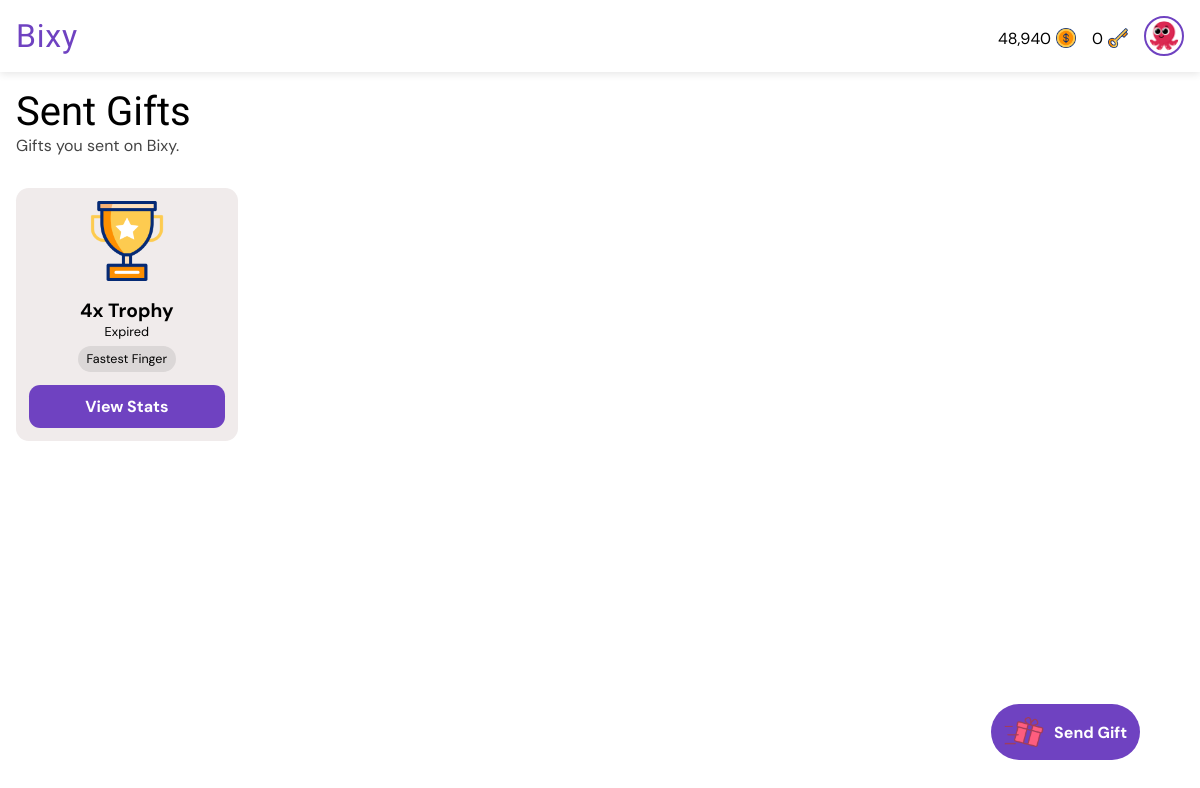
/gifts/sent/ (signed in), run on an earlier commit of the app's database.
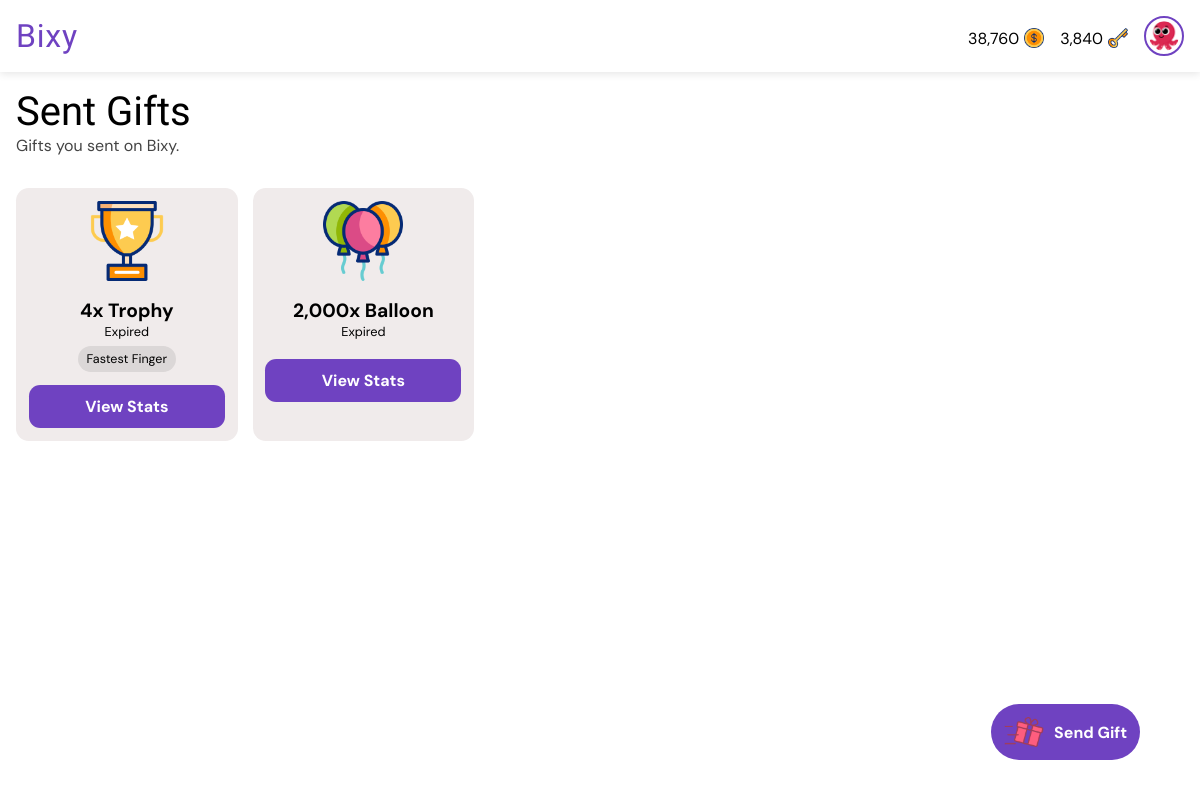
And on a later commit of the database.
### giftapp/models.py (models this page shows, shortened)
class User(AbstractUser):
    gender = models.CharField(max_length=6, choices=GENDERS, default=GENDERS[0][0])
    is_verified = models.BooleanField(default=False, help_text="If the user's email address is verified or not.")
    email = models.EmailField(unique=True, blank=False, null=False)
    new_email = models.EmailField(unique=False, blank=True, null=True)
    coins = models.PositiveIntegerField(default=0)
    won_coins = models.PositiveIntegerField(default=0)
    keys = models.PositiveIntegerField(default=0)
    verify_code = models.CharField(max_length=255, null=True, blank=True)
    change_email_code = models.CharField(max_length=255, null=True, blank=True)
    profile_pic = models.ForeignKey(ProfilePicture, on_delete=models.SET_NULL, related_name='owners', null=True)
    deactivated_at = models.DateTimeField(null=True, blank=True)
    USERNAME_FIELD = "email"
    REQUIRED_FIELDS = ["username"]

class ProfilePicture(models.Model):
    name = models.CharField(max_length=50, null=False, blank=False)
    image = models.ImageField(null=False, blank=False, upload_to='profile_pics')

class GiftTransaction(models.Model):
    gifter = models.ForeignKey(User, on_delete=models.CASCADE, related_name="gifts_sent")
    recipient = models.ForeignKey(User, on_delete=models.CASCADE, related_name="gifts_received", null=True, blank=True)
    gift = models.ForeignKey(Gift, on_delete=models.CASCADE, related_name='transactions')
    quantity = models.PositiveIntegerField(default=1, help_text="Number of this gift to buy.")
    early_claim_fee = models.PositiveIntegerField(default=0, help_text="Number of coins paid to claim the gift early if not dropped. FF gifts cannot have early claim fee greater than 0.")
    claim_fee = models.PositiveIntegerField(default=0, help_text="Number of coins paid to claim the gift if dropped.")
    paid_users = models.ManyToManyField(User, related_name="paid_gifts", blank=True)
    message = models.CharField(max_length=255, blank=True)
    is_visible = models.BooleanField(default=True, help_text="If the actual gift is shown or hidden.")
    is_fastest_finger = models.BooleanField(default=False, help_text="If the gift is won by fastest finger only.")
    expire_rate = models.PositiveIntegerField(default=1, help_text="Number of hours before the gift expires (1 - 24). Must be greater than drop rate.")
    drop_rate = models.PositiveIntegerField(default=0, help_text="Number of hours before the gift drops (0 - 23).")
    expire_date = models.DateTimeField(default=timezone.now)
    drop_date = models.DateTimeField(default=timezone.now)
    created_at = models.DateTimeField(default=timezone.now)
    reveals = models.ManyToManyField(User, related_name="gift_reveals", blank=True)
    claimed_by = models.ForeignKey(
        User, null=True, blank=True, on_delete=models.SET_NULL, related_name="gifts_claimed"
    )
    def seconds_until_expire(self):
        delta = self.expire_date - timezone.now()
        return max(0, int(delta.total_seconds()))
    def seconds_until_drop(self):
        delta = self.drop_date - timezone.now()
        return max(0, int(delta.total_seconds()))
    def is_due_for_drop(self):
        return self.seconds_until_drop() <= 0
    def expire_bar_percent(self):
        return int((self.seconds_until_expire() / (self.expire_rate * 60 * 60)) * 100)

class Gift(models.Model):
    name = models.CharField(max_length=50, null=True, blank=True)
    cost = models.PositiveIntegerField(default=0)
    image = models.ImageField(null=True, blank=True, upload_to='gift_images')
    gif = models.FileField(null=True, blank=True, upload_to='gift_gifs')

### giftapp/views.py (the view)
# urls.py: path("gifts/sent/", views.sent_gifts, name="sent_gifts"),
@login_required
def sent_gifts(request):
    sent = GiftTransaction.objects.annotate(
        due_for_expire=ExpressionWrapper(
            Q(expire_date__lt=timezone.now()), output_field=BooleanField()
        ),
        seconds_before_drop=ExpressionWrapper(
            F("drop_date") - timezone.now(), output_field=DurationField()
        ),
        seconds_before_expire=ExpressionWrapper(
            F("expire_date") - timezone.now(), output_field=DurationField()
        )
    ).filter(gifter=request.user).all().order_by('seconds_before_drop', 'seconds_before_expire')
    context = {
        "gift_transactions": sent,
    }
    return render(request, "sent_gifts.html", context)

### templates/sent_gifts.html (shortened to what this page needs)
{% extends 'base.html' %}
{% load static %}
{% load humanize %}
{% load timefilters %}
{% block title %}
<link rel="stylesheet" href="{% static 'css/all_gifts.css' %}">
{% endblock %}
{% block body %}
<div class="heading">
    <h1>Sent Gifts</h1>
    <p>Gifts you sent on Bixy.</p>
</div>
{% if gift_transactions|length > 0 %}
<div class="card-container">
    {% for gift_transaction in gift_transactions %}
    <div class="card">
        <div class="gift-image">
            <img src="{{ gift_transaction.gift.image.url }}" alt="Gift image">
        </div>
        <div class="gift-info">
            <h1>{{ gift_transaction.quantity|intcomma }}x {{ gift_transaction.gift.name }}</h1>
            {% if not gift_transaction.due_for_expire %}
            {% if gift_transaction.drop_rate > 0 %}
            {% if gift_transaction.is_due_for_drop %}
            <p class="timer" id="{{ gift_transaction.id }}" data-prefix="Expires"
                data-seconds="{{ gift_transaction.seconds_until_expire }}">Expires in --:--:--:--</p>
            {% else %}
            <p class="timer" id="{{ gift_transaction.id }}" data-prefix="Drops"
                data-seconds="{{ gift_transaction.seconds_until_drop }}">Drops in --:--:--:--</p>
            {% endif %}
            {% else %}
            <p class="timer" id="{{ gift_transaction.id }}" data-prefix="Expires"
                data-seconds="{{ gift_transaction.seconds_until_expire }}">Expires in --:--:--:--</p>
            {% endif %}
            {% else %}
            <p>Expired</p>
            {% endif %}
            <div class="tags">
                {% if gift_transaction.is_fastest_finger %}
                <p class="tag">Fastest Finger</p>
                {% endif %}
            </div>
        </div>
        <a href="{% url 'view_gift_stats' gift_transaction.id %}">View Stats</a>
    </div>
    {% endfor %}
</div>
{% else %}
<div class="empty">
    <img src="{% static 'images/empty-box.png' %}" alt="No content image">
    <h1>Feels Empty Here.</h1>
    <a href="{% url 'sent_gifts' %}">Refresh</a>
</div>
{% endif %}
{% endblock %}
{% block other %}
<a href="{% url 'send_gift' %}" class="send">
    <img src="{% static 'images/giftbox (1).png' %}" alt="Send gift image">
    <p>Send Gift</p>
</a>
{% endblock %}

### templates/base.html (shortened to what this page needs)
<!DOCTYPE html>
<html lang="en">
<head>
    {% load static %}
    {% load humanize %}
    {% load timefilters %}
    {% block title %} {% endblock %}
</head>
<body>
    <nav class="navbar">
        <div class="logo-container" role="link" tabindex="0">
            <a href="{% url 'all_gifts' %}" class="logo-text">Bixy</a>
        </div>
        <div class="profile-section" id="profileSection">
            {% if request.user.is_authenticated %}
            <a href="{% url 'buy_coins' %}" style="text-decoration: none; color: black;">
                <div class="cost">
                    <p>{{ request.user.coins|intcomma }}</p>
                    <img src="{% static 'images/dollar.png' %}" alt="Gift image">
                </div>
            </a>
            <a href="{% url 'buy_coins' %}" style="text-decoration: none; color: black;">
                <div class="cost">
                    <p>{{ request.user.keys|intcomma }}</p>
                    <img src="{% static 'images/key.png' %}" alt="Gift image">
                </div>
            </a>
            <a href="{% url 'profile' %}">
                <img src="{{ request.user.profile_pic.image.url }}" alt="Profile picture" class="profile-pic" />
            </a>
            {% else %}
            <a href="{% url 'signin' %}" class="btn login">Login</a>
            <a href="{% url 'signup' %}" class="btn signup">Sign Up</a>
            {% endif %}
        </div>
    </nav>
    <main>
        <section>
            {% block body %} {% endblock %}
        </section>
    </main>
    {% block other %} {% endblock %}
</body>
</html>

### static/css/all_gifts.css (style rules this page uses)
* { margin: 0; padding: 0; box-sizing: border-box; font-family: "DM Sans", sans-serif; font-optical-sizing: auto; font-style: normal; }
html { font-size: 16px; }
:root { --background-color: white; --text-color: black; --button-color: #6f42c1; --link-color: #6f42c1; --button-hover-color: #7f53d2; --card-background-color: rgb(240, 235, 235); --card-text-color: var(--text-color); --card-button-color: white; --tag-bg: #dbd7d7; --tag-text: black; --padding-value: 1rem; }
body { background-color: var(--background-color); }
.navbar { display: flex; justify-content: space-between; align-items: center; padding: 1rem var(--padding-value); background: white; box-shadow: 0 2px 8px rgba(0, 0, 0, 0.1); position: sticky; top: 0; z-index: 100; }
.logo-container { display: flex; align-items: center; cursor: pointer; user-select: none; }
.logo-text { font-weight: 700; font-size: 2rem; color: var(--button-color); line-height: 1; letter-spacing: .05rem; font-family: "Passion One", sans-serif; font-weight: 400; font-style: normal; text-decoration: none; }
.profile-section { display: flex; align-items: center; gap: 1rem; }
.profile-pic { width: 40px; height: 40px; border-radius: 50%; object-fit: cover; cursor: pointer; border: 2px solid var(--button-color); transition: box-shadow 0.3s ease; padding: .2rem; display: block; }
div.heading { padding: 1rem var(--padding-value); }
div.heading h1 { font-family: "Passion One", sans-serif; font-weight: 400; font-style: normal; text-decoration: none; font-size: 2.5rem; }
div.heading p { color: #444; }
div.card-container { display: flex; flex-wrap: wrap; gap: 15px; padding: 1rem var(--padding-value); }
div.card { background-color: var(--card-background-color); color: var(--card-text-color); display: flex; flex-direction: column; align-items: center; padding: 1em; font-size: .8rem; border-radius: 1em; width: calc((100% - 60px) / 5); }
div.gift-image img { width: 100%; height: 80px; }
div.gift-info { display: flex; flex-direction: column; align-items: center; padding: 1em; }
div.gift-info h1 { text-align: center; }
div.tags { display: flex; align-items: center; flex-wrap: wrap; gap: 8px; margin-top: .5em; }
p.tag { background-color: var(--tag-bg); color: var(--tag-text); padding: 5px 9px; border-radius: 15px; font-size: 12.5px; white-space: nowrap; }
div.card a { width: 100%; background-color: var(--link-color); color: var(--card-button-color); padding: .7rem; border: none; border-radius: .7em; font-size: 1rem; font-weight: bold; text-decoration: none; text-align: center; }
a.send { background-color: var(--link-color); color: var(--card-button-color); padding: .5rem .8rem; border: none; border-radius: 4rem; font-size: 1rem; font-weight: bold; text-decoration: none; text-align: center; position: fixed; right: 5%; bottom: 5%; display: flex; align-items: center; gap: 10px; animation-name: zoom; animation-duration: 3s; animation-iteration-count: infinite; animation-timing-function: ease; }
a.send img { width: 40px; height: 40px; }
div.cost { display: flex; align-items: center; gap: 5px; justify-content: center; margin-top: .3rem; }
div.cost img { width: 20px !important; height: 20px !important; }

What changed in the data, as far as the page shows it:
changed User: user.coins "48,940" → "38,760"; user.keys "0" → "3,840"
added GiftTransaction: gift.image (picture), quantity "2,000", gift.name "Balloon", shows "Expired"
